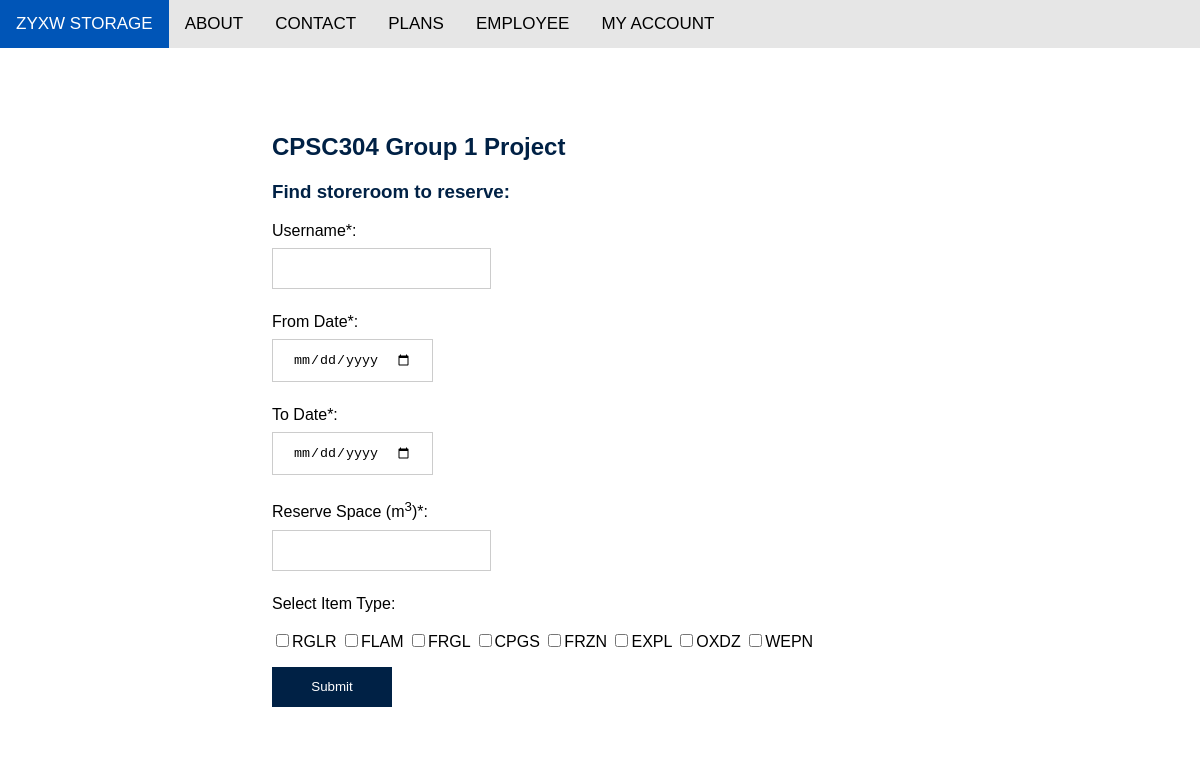
The page /ckrsrv.php on the database its author committed.
### tables this page shows
CREATE TABLE ItemType( 

typeName CHAR(4) PRIMARY KEY, 

rate INT NOT NULL,

comment VARCHAR(128) NOT NULL

);

### ckrsrv.php (the view, shortened to what this page needs)
<?php
require_once "pdo_constructor.php";
$username = "";
$cusername = $username;
$startDate = "";
$endDate = "";
$rsvSpace = "";
?>
<!DOCTYPE html>
<html lang="en" dir="ltr">
<head>
    <link rel="stylesheet" href="./css/form.css">
    <link rel="stylesheet" href="./css/table.css">
    <link rel="stylesheet" href="./css/navbar.css">
    <link rel="stylesheet" href="https://cdnjs.cloudflare.com/ajax/libs/font-awesome/4.7.0/css/font-awesome.min.css">
</head>
<body>
    <div class="navbar">
        <div class="items" id="thebar">
          <a href="./index.php#home" id="brandlabel">ZYXW STORAGE</a>
          <a href="./index.php#about">ABOUT</a>
          <a href="./index.php#contact">CONTACT</a>
          <a href="./plans.php">PLANS</a>
          <a  href="./elogin.php">EMPLOYEE</a>
          <a  href="./clogin.php">MY ACCOUNT</a>
    </div>
</div>
<div class="form-container">
    <form method="post" style="background-color: white;">
        <div class="form-content" >
            <h2 style="color: #002145;">CPSC304 Group 1 Project</h2>
            <h3 style="color: #002145;">Find storeroom to reserve:</h3>
            <p>Username*:<br>
                <input class="short" type="text" name="cusername" value = <?php echo $cusername; ?>>
            </p>
            <p>From Date*:<br>
                <input class="short" type="date"  name="startDate" value=<?php echo $startDate; ?>>
            </p>
            <p>To Date*:<br>
                <input class="short" id="theDate" type="date"  name="endDate" value=<?php echo $endDate; ?>>
            </p>
            <p>Reserve Space (m<sup>3</sup>)*:<br>
                <input class="short" type="number" min="1" name="rsvSpace" value=<?php echo $rsvSpace; ?>>
            </p>
            <p>Select Item Type:<br><br>
                <?php
                $sqlAllTypes = "SELECT * FROM ItemType ORDER BY rate";
                $allTypes = $pdo->prepare($sqlAllTypes);
                $allTypes->execute();
                while ($oneType = $allTypes->fetch(PDO::FETCH_ASSOC)) {
                    $abbrev = $oneType['typeName'];
                    ?>
                    <input
                        type="checkbox"
                        name= 'type[]'
                        value='<?php echo "$abbrev"; ?>'
                        <?php echo (isset($_POST["$abbrev"])) ? 'checked="checked"' : ''?>
                    /><?php echo "$abbrev"; ?>
                    <?php
                }
                ?>
            </p>
            <div>
                <input class="button confirm" type="submit" name="submit" value="Submit">
            </div>
        </div>
    </form>
</div>
</body>
</html>

### css/form.css (style rules this page uses)
body { margin: 0; font-family: Arial, Helvetica, sans-serif; }
input[type="password"], select, textarea, input[type="email"], input[type="date"], input[type="number"], input[type="tel"], .short { width: auto; padding: 12px 20px; margin: 8px 0; display: inline-block; border: 1px solid #ccc; box-sizing: border-box; }
.form-container { padding-top: 5em; }
form { width: 50em; position: relative; margin-left:auto; margin-right: auto; background-color: rgb(230, 230, 230); border: 1px solid white; border-radius: 1em; }
.form-content { padding: 2em; }
form .button { background-color: #002145; -webkit-transition-duration: 0.4s; transition-duration: 0.4s; color: white; height: 3em; width: 9em; border: none; margin-bottom: 1em; }

### css/table.css (style rules this page uses)
body { margin: 0; font-family: Arial, Helvetica, sans-serif; }

### css/navbar.css (style rules this page uses)
body { margin: 0; font-family: Arial, Helvetica, sans-serif; }
.navbar { position: fixed; width: 100%; z-index: 100; }
.items { overflow: hidden; background-color: rgb(230, 230, 230); }
.items a { float: left; display: block; color: black; text-align: center; padding: 14px 16px; text-decoration: none; font-size: 17px; transition-duration: 0.4s; -webkit-transition-duration: 0.4s; position: -webkit-sticky; position: sticky; top: 0; }
#brandlabel { color: white; background-color: #002145; }

### ckrsrv.php (style rules this page uses)
form { width: 60%; background-color: rgb(230, 230, 230); margin-top: 0em; margin-bottom: 8em; }

### rows shown on the page
itemtype: typeName "RGLR"
itemtype: typeName "FLAM"
itemtype: typeName "FRGL"
itemtype: typeName "CPGS"
itemtype: typeName "FRZN"
itemtype: typeName "EXPL"
itemtype: typeName "OXDZ"
itemtype: typeName "WEPN"
